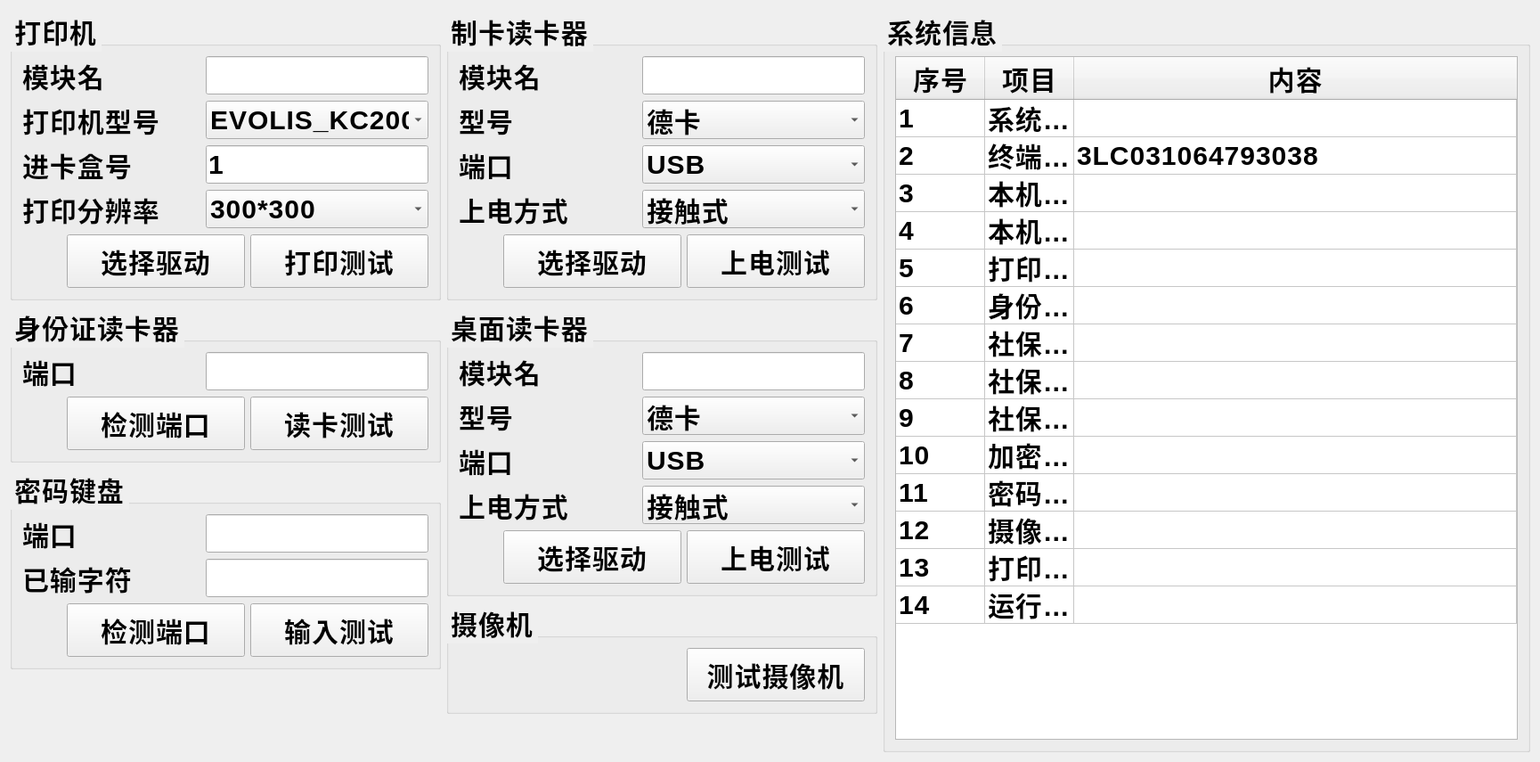
<?xml version="1.0" encoding="UTF-8"?>
<ui version="4.0">
 <class>DeviceManager</class>
 <widget class="QWidget" name="DeviceManager">
  <property name="geometry">
   <rect>
    <x>0</x>
    <y>0</y>
    <width>1729</width>
    <height>855</height>
   </rect>
  </property>
  <property name="minimumSize">
   <size>
    <width>1187</width>
    <height>600</height>
   </size>
  </property>
  <property name="maximumSize">
   <size>
    <width>65535</width>
    <height>65535</height>
   </size>
  </property>
  <property name="windowTitle">
   <string>DeviceManager</string>
  </property>
  <property name="styleSheet">
   <string notr="true">font-family: &quot;思源黑体 CN Regular&quot;;
font-size: 30px;
font-weight: bold;
line-height: 49px;
letter-spacing: 1px;
color: 0
</string>
  </property>
  <layout class="QHBoxLayout" name="horizontalLayout_24" stretch="4,3">
   <item>
    <layout class="QHBoxLayout" name="horizontalLayout_23">
     <item>
      <layout class="QVBoxLayout" name="verticalLayout_5">
       <item>
        <widget class="QGroupBox" name="groupBox">
         <property name="title">
          <string>打印机</string>
         </property>
         <layout class="QVBoxLayout" name="verticalLayout">
          <item>
           <layout class="QHBoxLayout" name="horizontalLayout_2">
            <item>
             <widget class="QLabel" name="label_PrinterModule">
              <property name="minimumSize">
               <size>
                <width>200</width>
                <height>0</height>
               </size>
              </property>
              <property name="maximumSize">
               <size>
                <width>200</width>
                <height>16777215</height>
               </size>
              </property>
              <property name="text">
               <string>模块名</string>
              </property>
             </widget>
            </item>
            <item>
             <widget class="QLineEdit" name="lineEdit_PrinterModule">
              <property name="minimumSize">
               <size>
                <width>250</width>
                <height>0</height>
               </size>
              </property>
              <property name="maximumSize">
               <size>
                <width>16777215</width>
                <height>16777215</height>
               </size>
              </property>
              <property name="readOnly">
               <bool>true</bool>
              </property>
             </widget>
            </item>
            <item>
             <spacer name="horizontalSpacer_5">
              <property name="orientation">
               <enum>Qt::Horizontal</enum>
              </property>
              <property name="sizeHint" stdset="0">
               <size>
                <width>40</width>
                <height>20</height>
               </size>
              </property>
             </spacer>
            </item>
           </layout>
          </item>
          <item>
           <layout class="QHBoxLayout" name="horizontalLayout">
            <item>
             <widget class="QLabel" name="label_PrinterType">
              <property name="minimumSize">
               <size>
                <width>200</width>
                <height>0</height>
               </size>
              </property>
              <property name="maximumSize">
               <size>
                <width>200</width>
                <height>16777215</height>
               </size>
              </property>
              <property name="text">
               <string>打印机型号</string>
              </property>
             </widget>
            </item>
            <item>
             <widget class="QComboBox" name="comboBox_PrinterType">
              <property name="minimumSize">
               <size>
                <width>250</width>
                <height>0</height>
               </size>
              </property>
              <property name="maximumSize">
               <size>
                <width>280</width>
                <height>16777215</height>
               </size>
              </property>
              <property name="styleSheet">
               <string notr="true">font: 25 20pt &quot;思源黑体 CN Light&quot;;</string>
              </property>
              <item>
               <property name="text">
                <string>EVOLIS_KC200</string>
               </property>
              </item>
              <item>
               <property name="text">
                <string>EVOLIS_ZENIUS</string>
               </property>
              </item>
              <item>
               <property name="text">
                <string>EVOLIS_AVANSIA</string>
               </property>
              </item>
              <item>
               <property name="text">
                <string>HITI_CS200</string>
               </property>
              </item>
              <item>
               <property name="text">
                <string>HITI_CS220</string>
               </property>
              </item>
              <item>
               <property name="text">
                <string>HITI_CS290</string>
               </property>
              </item>
              <item>
               <property name="text">
                <string>ENTRUCT_EM1</string>
               </property>
              </item>
              <item>
               <property name="text">
                <string>ENTRUCT_EM2</string>
               </property>
              </item>
              <item>
               <property name="text">
                <string>ENTRUCT_CD809</string>
               </property>
              </item>
             </widget>
            </item>
            <item>
             <spacer name="horizontalSpacer_4">
              <property name="orientation">
               <enum>Qt::Horizontal</enum>
              </property>
              <property name="sizeHint" stdset="0">
               <size>
                <width>40</width>
                <height>20</height>
               </size>
              </property>
             </spacer>
            </item>
           </layout>
          </item>
          <item>
           <layout class="QHBoxLayout" name="horizontalLayout_3">
            <item>
             <widget class="QLabel" name="label_DepenseBox">
              <property name="minimumSize">
               <size>
                <width>200</width>
                <height>0</height>
               </size>
              </property>
              <property name="maximumSize">
               <size>
                <width>200</width>
                <height>16777215</height>
               </size>
              </property>
              <property name="text">
               <string>进卡盒号</string>
              </property>
             </widget>
            </item>
            <item>
             <widget class="QLineEdit" name="lineEdit_DepenseBox">
              <property name="minimumSize">
               <size>
                <width>250</width>
                <height>0</height>
               </size>
              </property>
              <property name="maximumSize">
               <size>
                <width>16777215</width>
                <height>16777215</height>
               </size>
              </property>
              <property name="text">
               <string>1</string>
              </property>
             </widget>
            </item>
            <item>
             <spacer name="horizontalSpacer_2">
              <property name="orientation">
               <enum>Qt::Horizontal</enum>
              </property>
              <property name="sizeHint" stdset="0">
               <size>
                <width>40</width>
                <height>20</height>
               </size>
              </property>
             </spacer>
            </item>
           </layout>
          </item>
          <item>
           <layout class="QHBoxLayout" name="horizontalLayout_13">
            <item>
             <widget class="QLabel" name="label_DPI">
              <property name="minimumSize">
               <size>
                <width>200</width>
                <height>0</height>
               </size>
              </property>
              <property name="maximumSize">
               <size>
                <width>200</width>
                <height>16777215</height>
               </size>
              </property>
              <property name="text">
               <string>打印分辨率</string>
              </property>
             </widget>
            </item>
            <item>
             <widget class="QComboBox" name="comboBox_DPI">
              <property name="minimumSize">
               <size>
                <width>250</width>
                <height>0</height>
               </size>
              </property>
              <property name="maximumSize">
               <size>
                <width>65535</width>
                <height>16777215</height>
               </size>
              </property>
              <item>
               <property name="text">
                <string>300*300</string>
               </property>
              </item>
              <item>
               <property name="text">
                <string>600*300</string>
               </property>
              </item>
              <item>
               <property name="text">
                <string>600*1200</string>
               </property>
              </item>
             </widget>
            </item>
            <item>
             <spacer name="horizontalSpacer_10">
              <property name="orientation">
               <enum>Qt::Horizontal</enum>
              </property>
              <property name="sizeHint" stdset="0">
               <size>
                <width>40</width>
                <height>20</height>
               </size>
              </property>
             </spacer>
            </item>
           </layout>
          </item>
          <item>
           <layout class="QHBoxLayout" name="horizontalLayout_17">
            <item>
             <spacer name="horizontalSpacer_12">
              <property name="orientation">
               <enum>Qt::Horizontal</enum>
              </property>
              <property name="sizeHint" stdset="0">
               <size>
                <width>40</width>
                <height>20</height>
               </size>
              </property>
             </spacer>
            </item>
            <item>
             <widget class="QPushButton" name="pushButton_BrowsePrinterModule">
              <property name="minimumSize">
               <size>
                <width>200</width>
                <height>60</height>
               </size>
              </property>
              <property name="text">
               <string>选择驱动</string>
              </property>
             </widget>
            </item>
            <item>
             <widget class="QPushButton" name="pushButton_PrinterTest">
              <property name="minimumSize">
               <size>
                <width>200</width>
                <height>60</height>
               </size>
              </property>
              <property name="text">
               <string>打印测试</string>
              </property>
             </widget>
            </item>
           </layout>
          </item>
         </layout>
        </widget>
       </item>
       <item>
        <widget class="QGroupBox" name="groupBox_4">
         <property name="title">
          <string>身份证读卡器</string>
         </property>
         <layout class="QVBoxLayout" name="verticalLayout_4">
          <item>
           <layout class="QHBoxLayout" name="horizontalLayout_9">
            <item>
             <widget class="QLabel" name="label_IDCardReaderPort">
              <property name="minimumSize">
               <size>
                <width>200</width>
                <height>0</height>
               </size>
              </property>
              <property name="maximumSize">
               <size>
                <width>200</width>
                <height>16777215</height>
               </size>
              </property>
              <property name="text">
               <string>端口</string>
              </property>
             </widget>
            </item>
            <item>
             <widget class="QLineEdit" name="lineEdit_IDCardReaderPort">
              <property name="minimumSize">
               <size>
                <width>120</width>
                <height>0</height>
               </size>
              </property>
              <property name="readOnly">
               <bool>true</bool>
              </property>
             </widget>
            </item>
            <item>
             <spacer name="horizontalSpacer_16">
              <property name="orientation">
               <enum>Qt::Horizontal</enum>
              </property>
              <property name="sizeHint" stdset="0">
               <size>
                <width>40</width>
                <height>20</height>
               </size>
              </property>
             </spacer>
            </item>
           </layout>
          </item>
          <item>
           <layout class="QHBoxLayout" name="horizontalLayout_19">
            <item>
             <spacer name="horizontalSpacer_11">
              <property name="orientation">
               <enum>Qt::Horizontal</enum>
              </property>
              <property name="sizeHint" stdset="0">
               <size>
                <width>40</width>
                <height>20</height>
               </size>
              </property>
             </spacer>
            </item>
            <item>
             <widget class="QPushButton" name="pushButton_DetectIDCardReadPort">
              <property name="minimumSize">
               <size>
                <width>200</width>
                <height>60</height>
               </size>
              </property>
              <property name="maximumSize">
               <size>
                <width>16777215</width>
                <height>16777215</height>
               </size>
              </property>
              <property name="text">
               <string>检测端口</string>
              </property>
             </widget>
            </item>
            <item>
             <widget class="QPushButton" name="pushButton_IDCardReaderTest">
              <property name="minimumSize">
               <size>
                <width>200</width>
                <height>60</height>
               </size>
              </property>
              <property name="maximumSize">
               <size>
                <width>16777215</width>
                <height>16777215</height>
               </size>
              </property>
              <property name="text">
               <string>读卡测试</string>
              </property>
             </widget>
            </item>
           </layout>
          </item>
         </layout>
        </widget>
       </item>
       <item>
        <widget class="QGroupBox" name="groupBox_2">
         <property name="title">
          <string>密码键盘</string>
         </property>
         <layout class="QVBoxLayout" name="verticalLayout_2">
          <item>
           <layout class="QHBoxLayout" name="horizontalLayout_4">
            <item>
             <widget class="QLabel" name="label_PinKeybroadPort">
              <property name="minimumSize">
               <size>
                <width>200</width>
                <height>0</height>
               </size>
              </property>
              <property name="maximumSize">
               <size>
                <width>200</width>
                <height>16777215</height>
               </size>
              </property>
              <property name="text">
               <string>端口</string>
              </property>
             </widget>
            </item>
            <item>
             <widget class="QLineEdit" name="lineEdit_PinBroadPort">
              <property name="minimumSize">
               <size>
                <width>120</width>
                <height>0</height>
               </size>
              </property>
              <property name="readOnly">
               <bool>true</bool>
              </property>
             </widget>
            </item>
            <item>
             <spacer name="horizontalSpacer_17">
              <property name="orientation">
               <enum>Qt::Horizontal</enum>
              </property>
              <property name="sizeHint" stdset="0">
               <size>
                <width>40</width>
                <height>20</height>
               </size>
              </property>
             </spacer>
            </item>
           </layout>
          </item>
          <item>
           <layout class="QHBoxLayout" name="horizontalLayout_14">
            <item>
             <widget class="QLabel" name="label_StringInput">
              <property name="minimumSize">
               <size>
                <width>200</width>
                <height>0</height>
               </size>
              </property>
              <property name="maximumSize">
               <size>
                <width>200</width>
                <height>16777215</height>
               </size>
              </property>
              <property name="text">
               <string>已输字符</string>
              </property>
             </widget>
            </item>
            <item>
             <widget class="QLineEdit" name="lineEdit_StringInput">
              <property name="minimumSize">
               <size>
                <width>250</width>
                <height>0</height>
               </size>
              </property>
              <property name="maximumSize">
               <size>
                <width>16777215</width>
                <height>16777215</height>
               </size>
              </property>
              <property name="readOnly">
               <bool>true</bool>
              </property>
             </widget>
            </item>
            <item>
             <spacer name="horizontalSpacer_14">
              <property name="orientation">
               <enum>Qt::Horizontal</enum>
              </property>
              <property name="sizeHint" stdset="0">
               <size>
                <width>40</width>
                <height>20</height>
               </size>
              </property>
             </spacer>
            </item>
           </layout>
          </item>
          <item>
           <layout class="QHBoxLayout" name="horizontalLayout_6">
            <item>
             <spacer name="horizontalSpacer_15">
              <property name="orientation">
               <enum>Qt::Horizontal</enum>
              </property>
              <property name="sizeHint" stdset="0">
               <size>
                <width>40</width>
                <height>20</height>
               </size>
              </property>
             </spacer>
            </item>
            <item>
             <widget class="QPushButton" name="pushButton_DetectIDPinBroadPort">
              <property name="minimumSize">
               <size>
                <width>200</width>
                <height>60</height>
               </size>
              </property>
              <property name="maximumSize">
               <size>
                <width>16777215</width>
                <height>16777215</height>
               </size>
              </property>
              <property name="text">
               <string>检测端口</string>
              </property>
             </widget>
            </item>
            <item>
             <widget class="QPushButton" name="pushButton_PinBroadTest">
              <property name="minimumSize">
               <size>
                <width>200</width>
                <height>60</height>
               </size>
              </property>
              <property name="maximumSize">
               <size>
                <width>16777215</width>
                <height>16777215</height>
               </size>
              </property>
              <property name="text">
               <string>输入测试</string>
              </property>
             </widget>
            </item>
           </layout>
          </item>
         </layout>
        </widget>
       </item>
       <item>
        <spacer name="verticalSpacer">
         <property name="orientation">
          <enum>Qt::Vertical</enum>
         </property>
         <property name="sizeHint" stdset="0">
          <size>
           <width>20</width>
           <height>40</height>
          </size>
         </property>
        </spacer>
       </item>
      </layout>
     </item>
     <item>
      <layout class="QVBoxLayout" name="verticalLayout_10">
       <item>
        <widget class="QGroupBox" name="groupBox_3">
         <property name="title">
          <string>制卡读卡器</string>
         </property>
         <layout class="QVBoxLayout" name="verticalLayout_3">
          <item>
           <layout class="QHBoxLayout" name="horizontalLayout_5">
            <item>
             <widget class="QLabel" name="label_SSCardReaderModule">
              <property name="minimumSize">
               <size>
                <width>200</width>
                <height>0</height>
               </size>
              </property>
              <property name="maximumSize">
               <size>
                <width>200</width>
                <height>16777215</height>
               </size>
              </property>
              <property name="text">
               <string>模块名</string>
              </property>
             </widget>
            </item>
            <item>
             <widget class="QLineEdit" name="lineEdit_SSCardReaderModule">
              <property name="minimumSize">
               <size>
                <width>250</width>
                <height>0</height>
               </size>
              </property>
              <property name="maximumSize">
               <size>
                <width>16777215</width>
                <height>16777215</height>
               </size>
              </property>
              <property name="readOnly">
               <bool>true</bool>
              </property>
             </widget>
            </item>
            <item>
             <spacer name="horizontalSpacer_6">
              <property name="orientation">
               <enum>Qt::Horizontal</enum>
              </property>
              <property name="sizeHint" stdset="0">
               <size>
                <width>40</width>
                <height>20</height>
               </size>
              </property>
             </spacer>
            </item>
           </layout>
          </item>
          <item>
           <layout class="QHBoxLayout" name="horizontalLayout_7">
            <item>
             <widget class="QLabel" name="label_SSCardReaderType">
              <property name="minimumSize">
               <size>
                <width>200</width>
                <height>0</height>
               </size>
              </property>
              <property name="maximumSize">
               <size>
                <width>200</width>
                <height>16777215</height>
               </size>
              </property>
              <property name="text">
               <string>型号</string>
              </property>
             </widget>
            </item>
            <item>
             <widget class="QComboBox" name="comboBox_SSCardReaderType">
              <property name="minimumSize">
               <size>
                <width>250</width>
                <height>0</height>
               </size>
              </property>
              <property name="maximumSize">
               <size>
                <width>65535</width>
                <height>16777215</height>
               </size>
              </property>
              <item>
               <property name="text">
                <string>德卡</string>
               </property>
              </item>
              <item>
               <property name="text">
                <string>明华</string>
               </property>
              </item>
              <item>
               <property name="text">
                <string>华大</string>
               </property>
              </item>
             </widget>
            </item>
            <item>
             <spacer name="horizontalSpacer_3">
              <property name="orientation">
               <enum>Qt::Horizontal</enum>
              </property>
              <property name="sizeHint" stdset="0">
               <size>
                <width>40</width>
                <height>20</height>
               </size>
              </property>
             </spacer>
            </item>
           </layout>
          </item>
          <item>
           <layout class="QHBoxLayout" name="horizontalLayout_10">
            <item>
             <widget class="QLabel" name="label_SSCardReaderPort">
              <property name="minimumSize">
               <size>
                <width>200</width>
                <height>0</height>
               </size>
              </property>
              <property name="maximumSize">
               <size>
                <width>200</width>
                <height>16777215</height>
               </size>
              </property>
              <property name="text">
               <string>端口</string>
              </property>
             </widget>
            </item>
            <item>
             <widget class="QComboBox" name="comboBox_SSCardReaderPort">
              <property name="minimumSize">
               <size>
                <width>250</width>
                <height>0</height>
               </size>
              </property>
              <property name="maximumSize">
               <size>
                <width>65535</width>
                <height>16777215</height>
               </size>
              </property>
              <item>
               <property name="text">
                <string>USB</string>
               </property>
              </item>
             </widget>
            </item>
            <item>
             <spacer name="horizontalSpacer_7">
              <property name="orientation">
               <enum>Qt::Horizontal</enum>
              </property>
              <property name="sizeHint" stdset="0">
               <size>
                <width>40</width>
                <height>20</height>
               </size>
              </property>
             </spacer>
            </item>
           </layout>
          </item>
          <item>
           <layout class="QHBoxLayout" name="horizontalLayout_8">
            <item>
             <widget class="QLabel" name="label_PoweronType">
              <property name="minimumSize">
               <size>
                <width>200</width>
                <height>0</height>
               </size>
              </property>
              <property name="maximumSize">
               <size>
                <width>200</width>
                <height>16777215</height>
               </size>
              </property>
              <property name="text">
               <string>上电方式</string>
              </property>
             </widget>
            </item>
            <item>
             <widget class="QComboBox" name="comboBox_PoweronType">
              <property name="minimumSize">
               <size>
                <width>250</width>
                <height>0</height>
               </size>
              </property>
              <property name="maximumSize">
               <size>
                <width>65535</width>
                <height>16777215</height>
               </size>
              </property>
              <item>
               <property name="text">
                <string>接触式</string>
               </property>
              </item>
              <item>
               <property name="text">
                <string>非接触式</string>
               </property>
              </item>
             </widget>
            </item>
            <item>
             <spacer name="horizontalSpacer_8">
              <property name="orientation">
               <enum>Qt::Horizontal</enum>
              </property>
              <property name="sizeHint" stdset="0">
               <size>
                <width>40</width>
                <height>20</height>
               </size>
              </property>
             </spacer>
            </item>
           </layout>
          </item>
          <item>
           <layout class="QHBoxLayout" name="horizontalLayout_16">
            <item>
             <spacer name="horizontalSpacer_13">
              <property name="orientation">
               <enum>Qt::Horizontal</enum>
              </property>
              <property name="sizeHint" stdset="0">
               <size>
                <width>40</width>
                <height>20</height>
               </size>
              </property>
             </spacer>
            </item>
            <item>
             <widget class="QPushButton" name="pushButton_BrowseReaderModule">
              <property name="minimumSize">
               <size>
                <width>200</width>
                <height>60</height>
               </size>
              </property>
              <property name="text">
               <string>选择驱动</string>
              </property>
             </widget>
            </item>
            <item>
             <widget class="QPushButton" name="pushButton_ReaderTest">
              <property name="minimumSize">
               <size>
                <width>200</width>
                <height>60</height>
               </size>
              </property>
              <property name="text">
               <string>上电测试</string>
              </property>
             </widget>
            </item>
           </layout>
          </item>
         </layout>
        </widget>
       </item>
       <item>
        <widget class="QGroupBox" name="groupBox_5">
         <property name="title">
          <string>桌面读卡器</string>
         </property>
         <layout class="QVBoxLayout" name="verticalLayout_9">
          <item>
           <layout class="QHBoxLayout" name="horizontalLayout_12">
            <item>
             <widget class="QLabel" name="label_SSCardReaderModule_2">
              <property name="minimumSize">
               <size>
                <width>200</width>
                <height>0</height>
               </size>
              </property>
              <property name="maximumSize">
               <size>
                <width>200</width>
                <height>16777215</height>
               </size>
              </property>
              <property name="text">
               <string>模块名</string>
              </property>
             </widget>
            </item>
            <item>
             <widget class="QLineEdit" name="lineEdit_DesktopSSCardReaderModule">
              <property name="minimumSize">
               <size>
                <width>250</width>
                <height>0</height>
               </size>
              </property>
              <property name="maximumSize">
               <size>
                <width>16777215</width>
                <height>16777215</height>
               </size>
              </property>
              <property name="readOnly">
               <bool>true</bool>
              </property>
             </widget>
            </item>
            <item>
             <spacer name="horizontalSpacer_9">
              <property name="orientation">
               <enum>Qt::Horizontal</enum>
              </property>
              <property name="sizeHint" stdset="0">
               <size>
                <width>40</width>
                <height>20</height>
               </size>
              </property>
             </spacer>
            </item>
           </layout>
          </item>
          <item>
           <layout class="QHBoxLayout" name="horizontalLayout_15">
            <item>
             <widget class="QLabel" name="label_SSCardReaderType_2">
              <property name="minimumSize">
               <size>
                <width>200</width>
                <height>0</height>
               </size>
              </property>
              <property name="maximumSize">
               <size>
                <width>200</width>
                <height>16777215</height>
               </size>
              </property>
              <property name="text">
               <string>型号</string>
              </property>
             </widget>
            </item>
            <item>
             <widget class="QComboBox" name="comboBox_DesktopSSCardReaderType">
              <property name="minimumSize">
               <size>
                <width>250</width>
                <height>0</height>
               </size>
              </property>
              <property name="maximumSize">
               <size>
                <width>65535</width>
                <height>16777215</height>
               </size>
              </property>
              <item>
               <property name="text">
                <string>德卡</string>
               </property>
              </item>
              <item>
               <property name="text">
                <string>明华</string>
               </property>
              </item>
              <item>
               <property name="text">
                <string>华大</string>
               </property>
              </item>
             </widget>
            </item>
            <item>
             <spacer name="horizontalSpacer_18">
              <property name="orientation">
               <enum>Qt::Horizontal</enum>
              </property>
              <property name="sizeHint" stdset="0">
               <size>
                <width>40</width>
                <height>20</height>
               </size>
              </property>
             </spacer>
            </item>
           </layout>
          </item>
          <item>
           <layout class="QHBoxLayout" name="horizontalLayout_18">
            <item>
             <widget class="QLabel" name="label_SSCardReaderPort_2">
              <property name="minimumSize">
               <size>
                <width>200</width>
                <height>0</height>
               </size>
              </property>
              <property name="maximumSize">
               <size>
                <width>200</width>
                <height>16777215</height>
               </size>
              </property>
              <property name="text">
               <string>端口</string>
              </property>
             </widget>
            </item>
            <item>
             <widget class="QComboBox" name="comboBox_DesktopSSCardReaderPort">
              <property name="minimumSize">
               <size>
                <width>250</width>
                <height>0</height>
               </size>
              </property>
              <property name="maximumSize">
               <size>
                <width>65535</width>
                <height>16777215</height>
               </size>
              </property>
              <item>
               <property name="text">
                <string>USB</string>
               </property>
              </item>
             </widget>
            </item>
            <item>
             <spacer name="horizontalSpacer_19">
              <property name="orientation">
               <enum>Qt::Horizontal</enum>
              </property>
              <property name="sizeHint" stdset="0">
               <size>
                <width>40</width>
                <height>20</height>
               </size>
              </property>
             </spacer>
            </item>
           </layout>
          </item>
          <item>
           <layout class="QHBoxLayout" name="horizontalLayout_20">
            <item>
             <widget class="QLabel" name="label_PoweronType_2">
              <property name="minimumSize">
               <size>
                <width>200</width>
                <height>0</height>
               </size>
              </property>
              <property name="maximumSize">
               <size>
                <width>200</width>
                <height>16777215</height>
               </size>
              </property>
              <property name="text">
               <string>上电方式</string>
              </property>
             </widget>
            </item>
            <item>
             <widget class="QComboBox" name="comboBox_DesktopPoweronType">
              <property name="minimumSize">
               <size>
                <width>250</width>
                <height>0</height>
               </size>
              </property>
              <property name="maximumSize">
               <size>
                <width>65535</width>
                <height>16777215</height>
               </size>
              </property>
              <item>
               <property name="text">
                <string>接触式</string>
               </property>
              </item>
              <item>
               <property name="text">
                <string>非接触式</string>
               </property>
              </item>
             </widget>
            </item>
            <item>
             <spacer name="horizontalSpacer_20">
              <property name="orientation">
               <enum>Qt::Horizontal</enum>
              </property>
              <property name="sizeHint" stdset="0">
               <size>
                <width>40</width>
                <height>20</height>
               </size>
              </property>
             </spacer>
            </item>
           </layout>
          </item>
          <item>
           <layout class="QHBoxLayout" name="horizontalLayout_21">
            <item>
             <spacer name="horizontalSpacer_21">
              <property name="orientation">
               <enum>Qt::Horizontal</enum>
              </property>
              <property name="sizeHint" stdset="0">
               <size>
                <width>40</width>
                <height>20</height>
               </size>
              </property>
             </spacer>
            </item>
            <item>
             <widget class="QPushButton" name="pushButton_BrowseDesktopReaderModule">
              <property name="minimumSize">
               <size>
                <width>200</width>
                <height>60</height>
               </size>
              </property>
              <property name="text">
               <string>选择驱动</string>
              </property>
             </widget>
            </item>
            <item>
             <widget class="QPushButton" name="pushButton_DesktopReaderTest">
              <property name="minimumSize">
               <size>
                <width>200</width>
                <height>60</height>
               </size>
              </property>
              <property name="text">
               <string>上电测试</string>
              </property>
             </widget>
            </item>
           </layout>
          </item>
         </layout>
        </widget>
       </item>
       <item>
        <layout class="QVBoxLayout" name="verticalLayout_7">
         <item>
          <widget class="QGroupBox" name="groupBox_7">
           <property name="title">
            <string>摄像机</string>
           </property>
           <layout class="QHBoxLayout" name="horizontalLayout_22">
            <item>
             <layout class="QHBoxLayout" name="horizontalLayout_11">
              <item>
               <spacer name="horizontalSpacer">
                <property name="orientation">
                 <enum>Qt::Horizontal</enum>
                </property>
                <property name="sizeHint" stdset="0">
                 <size>
                  <width>40</width>
                  <height>20</height>
                 </size>
                </property>
               </spacer>
              </item>
              <item>
               <widget class="QPushButton" name="pushButton_TestCamera">
                <property name="minimumSize">
                 <size>
                  <width>200</width>
                  <height>60</height>
                 </size>
                </property>
                <property name="text">
                 <string>测试摄像机</string>
                </property>
               </widget>
              </item>
             </layout>
            </item>
           </layout>
          </widget>
         </item>
        </layout>
       </item>
       <item>
        <spacer name="verticalSpacer_2">
         <property name="orientation">
          <enum>Qt::Vertical</enum>
         </property>
         <property name="sizeHint" stdset="0">
          <size>
           <width>20</width>
           <height>40</height>
          </size>
         </property>
        </spacer>
       </item>
      </layout>
     </item>
    </layout>
   </item>
   <item>
    <layout class="QVBoxLayout" name="verticalLayout_8">
     <item>
      <widget class="QGroupBox" name="groupBox_6">
       <property name="title">
        <string>系统信息</string>
       </property>
       <layout class="QVBoxLayout" name="verticalLayout_6">
        <item>
         <widget class="QTableWidget" name="tableWidget">
          <attribute name="horizontalHeaderMinimumSectionSize">
           <number>100</number>
          </attribute>
          <attribute name="horizontalHeaderDefaultSectionSize">
           <number>100</number>
          </attribute>
          <attribute name="horizontalHeaderStretchLastSection">
           <bool>true</bool>
          </attribute>
          <attribute name="verticalHeaderVisible">
           <bool>false</bool>
          </attribute>
          <attribute name="verticalHeaderMinimumSectionSize">
           <number>42</number>
          </attribute>
          <attribute name="verticalHeaderDefaultSectionSize">
           <number>42</number>
          </attribute>
          <row>
           <property name="text">
            <string>1</string>
           </property>
          </row>
          <row>
           <property name="text">
            <string>2</string>
           </property>
          </row>
          <row>
           <property name="text">
            <string>3</string>
           </property>
          </row>
          <row>
           <property name="text">
            <string>4</string>
           </property>
          </row>
          <row>
           <property name="text">
            <string>5</string>
           </property>
          </row>
          <row>
           <property name="text">
            <string>6</string>
           </property>
          </row>
          <row>
           <property name="text">
            <string>7</string>
           </property>
          </row>
          <row>
           <property name="text">
            <string>8</string>
           </property>
          </row>
          <row>
           <property name="text">
            <string>9</string>
           </property>
          </row>
          <row>
           <property name="text">
            <string>10</string>
           </property>
          </row>
          <row>
           <property name="text">
            <string>11</string>
           </property>
          </row>
          <row>
           <property name="text">
            <string>12</string>
           </property>
          </row>
          <row>
           <property name="text">
            <string>13</string>
           </property>
          </row>
          <row>
           <property name="text">
            <string>14</string>
           </property>
          </row>
          <column>
           <property name="text">
            <string>序号</string>
           </property>
          </column>
          <column>
           <property name="text">
            <string>项目</string>
           </property>
          </column>
          <column>
           <property name="text">
            <string>内容</string>
           </property>
          </column>
          <item row="0" column="0">
           <property name="text">
            <string>1</string>
           </property>
          </item>
          <item row="0" column="1">
           <property name="text">
            <string>系统版本</string>
           </property>
          </item>
          <item row="1" column="0">
           <property name="text">
            <string>2</string>
           </property>
          </item>
          <item row="1" column="1">
           <property name="text">
            <string>终端识别码</string>
           </property>
          </item>
          <item row="1" column="2">
           <property name="text">
            <string>3LC031064793038</string>
           </property>
          </item>
          <item row="2" column="0">
           <property name="text">
            <string>3</string>
           </property>
          </item>
          <item row="2" column="1">
           <property name="text">
            <string>本机序列号</string>
           </property>
          </item>
          <item row="3" column="0">
           <property name="text">
            <string>4</string>
           </property>
          </item>
          <item row="3" column="1">
           <property name="text">
            <string>本机IP地址</string>
           </property>
          </item>
          <item row="4" column="0">
           <property name="text">
            <string>5</string>
           </property>
          </item>
          <item row="4" column="1">
           <property name="text">
            <string>打印驱动版本</string>
           </property>
          </item>
          <item row="5" column="0">
           <property name="text">
            <string>6</string>
           </property>
          </item>
          <item row="5" column="1">
           <property name="text">
            <string>身份证读卡器驱动版本</string>
           </property>
          </item>
          <item row="5" column="2">
           <property name="text">
            <string/>
           </property>
          </item>
          <item row="6" column="0">
           <property name="text">
            <string>7</string>
           </property>
          </item>
          <item row="6" column="1">
           <property name="text">
            <string>社保卡读卡器驱动版本</string>
           </property>
          </item>
          <item row="6" column="2">
           <property name="text">
            <string/>
           </property>
          </item>
          <item row="7" column="0">
           <property name="text">
            <string>8</string>
           </property>
          </item>
          <item row="7" column="1">
           <property name="text">
            <string>社保卡驱动版本</string>
           </property>
          </item>
          <item row="8" column="0">
           <property name="text">
            <string>9</string>
           </property>
          </item>
          <item row="8" column="1">
           <property name="text">
            <string>社保卡信息驱动版本</string>
           </property>
          </item>
          <item row="8" column="2">
           <property name="text">
            <string/>
           </property>
          </item>
          <item row="9" column="0">
           <property name="text">
            <string>10</string>
           </property>
          </item>
          <item row="9" column="1">
           <property name="text">
            <string>加密机模块版本</string>
           </property>
          </item>
          <item row="10" column="0">
           <property name="text">
            <string>11</string>
           </property>
          </item>
          <item row="10" column="1">
           <property name="text">
            <string>密码键盘驱动版本</string>
           </property>
          </item>
          <item row="11" column="0">
           <property name="text">
            <string>12</string>
           </property>
          </item>
          <item row="11" column="1">
           <property name="text">
            <string>摄像机驱动版本</string>
           </property>
          </item>
          <item row="12" column="0">
           <property name="text">
            <string>13</string>
           </property>
          </item>
          <item row="12" column="1">
           <property name="text">
            <string>打印机序列号</string>
           </property>
          </item>
          <item row="13" column="0">
           <property name="text">
            <string>14</string>
           </property>
          </item>
          <item row="13" column="1">
           <property name="text">
            <string>运行时间</string>
           </property>
          </item>
         </widget>
        </item>
       </layout>
      </widget>
     </item>
    </layout>
   </item>
  </layout>
 </widget>
 <layoutdefault spacing="6" margin="11"/>
 <resources/>
 <connections/>
</ui>
